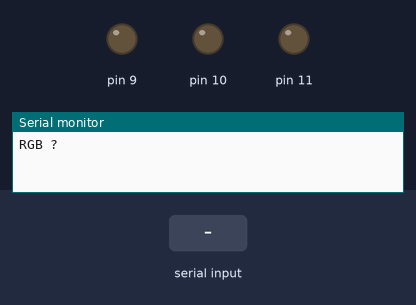
This sketch was run on a simulated Arduino Uno, built with avr-gcc and run on an emulated ATmega328P. Parts: output pins drawn as LEDs (lit = HIGH), the last lines printed to the serial monitor. The inputs (shaded band) are chosen by the test bench.

Above: at 1.2 s.
1.3 s: "90,45,200\n" received over Serial
At 1.7 s:
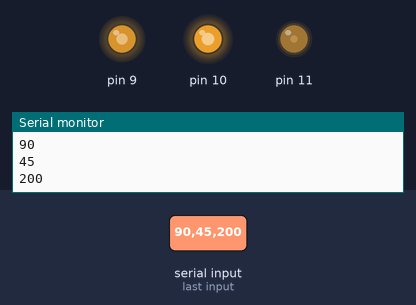
2.8 s: "30,150,10\n" received over Serial
At 4.1 s:
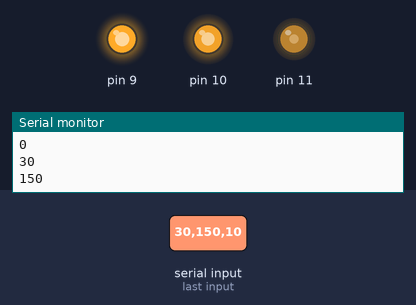
5.8 s: "1,90\n" received over Serial
At 7.9 s:
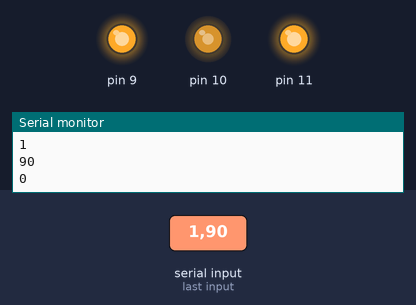
8.2 s: "90,45\n" received over Serial
At 10.1 s:
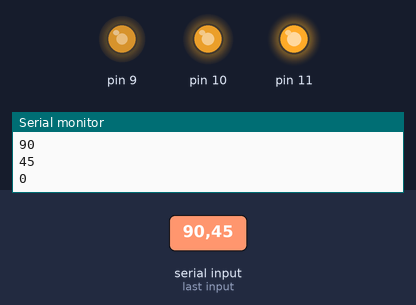
10.7 s: "30,150\n" received over Serial
At 12.0 s:
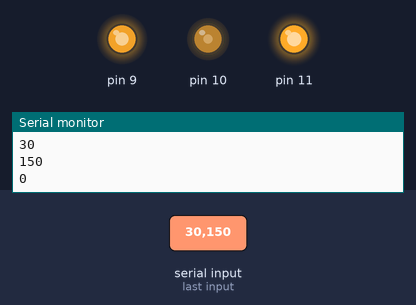
13.1 s: "200\n" received over Serial
At 15.8 s:
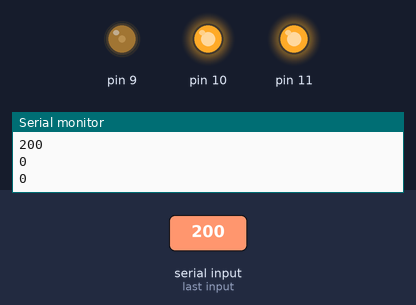
Timing chart, 0 to 17.1 s (numbered marks = the images above; inputs shaded):
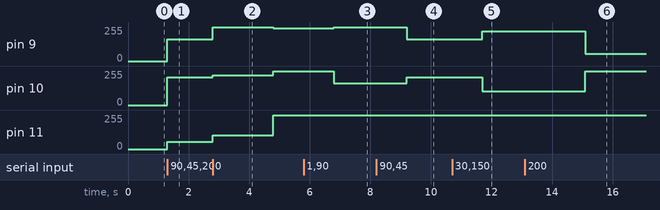

The sketch:

02.4_rgb03.ino
```cpp
void setup()
{
  pinMode(9,OUTPUT);
  pinMode(10,OUTPUT);
  pinMode(11,OUTPUT);

  Serial.begin(115200);
  Serial.println("RGB ?");
}

void loop()
{
  // 빨강, 파랑, 녹색
// 수신데이터가 있는지 확인
  if(Serial.available()){
    // rgb 숫자 읽기
    int rv = Serial.parseInt();
    int gv = Serial.parseInt();
    int bv = Serial.parseInt();

    analogWrite(9, (255-rv)); // 애노드 타입 변환
    analogWrite(10, (255-gv));
    analogWrite(11, (255-bv));

    Serial.println(rv);
    Serial.println(gv);
    Serial.println(bv);

  }
}
```

Measured:
- after the input at 1.3 s, pin 9: 0/255 → 165/255 at once; pin 10: 0/255 → 210/255 at once; pin 11: 0/255 → 55/255 at once
- after the input at 2.8 s, pin 9: 165/255 → 255/255 after 0.00 s instead of 1.5 s; pin 10: 210/255 → 225/255 at once, → 255/255 2.0 s later; pin 11: 55/255 → 105/255 at once, → 255/255 2.0 s later
- after the input at 5.8 s, pin 9: 245/255 → 254/255 after 1.0 s; pin 10: 255/255 → 165/255 after 1.0 s
- after the input at 8.2 s, pin 9: 254/255 → 165/255 after 1.0 s; pin 10: 165/255 → 210/255 after 1.0 s
- after the input at 10.7 s, pin 9: 165/255 → 225/255 after 1.0 s; pin 10: 210/255 → 105/255 after 1.0 s
- after the input at 13.1 s, pin 9: 225/255 → 55/255 after 2.0 s; pin 10: 105/255 → 255/255 after 2.0 s
